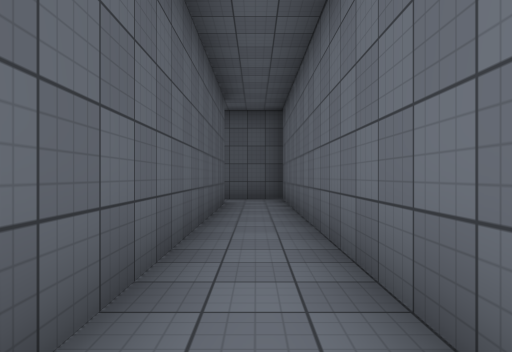
[1] (above)

16 first-person views from a walk through a Unity game level. The camera is 1.3 m above the floor, looks level and sees 70° across. The floor is counted in squares, 2 m on a side. Each view is taken from the middle of a square. On the plan, view 1 faces up. The plan holds only what a view shows up to about 11 squares ahead; the rest is blank. The place goes on beyond the plan. Door leaves are left out, so doorways stand open. Surface patterns are stand-ins for the level's own textures.

[2]
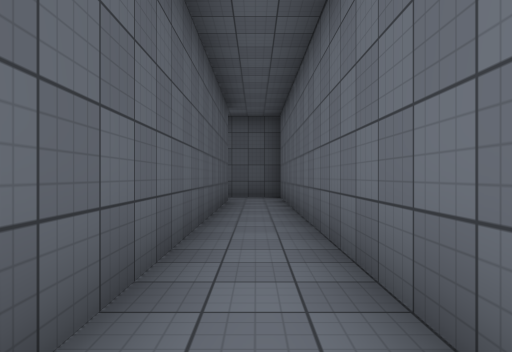

[3]
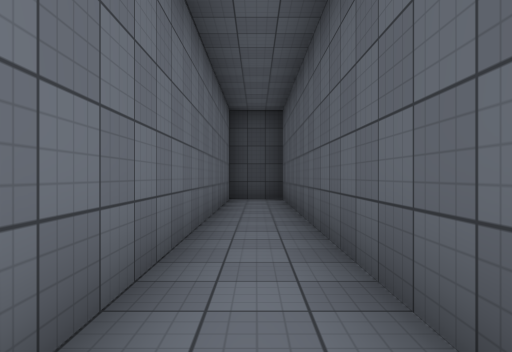

[4]
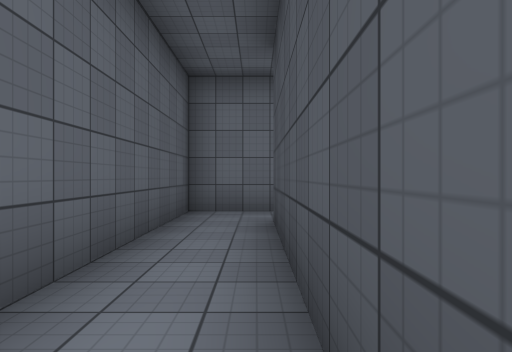

[5]
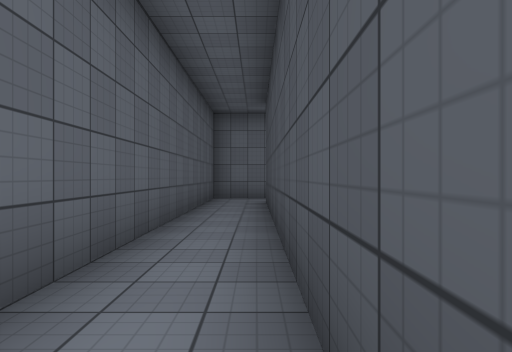

[6]
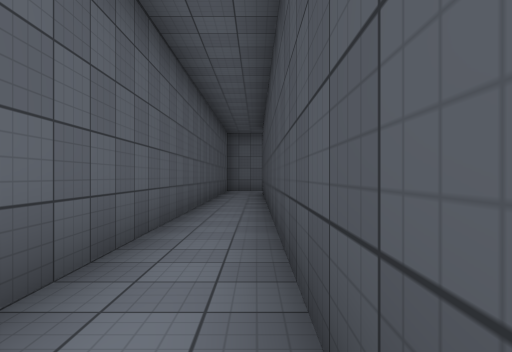

[7]
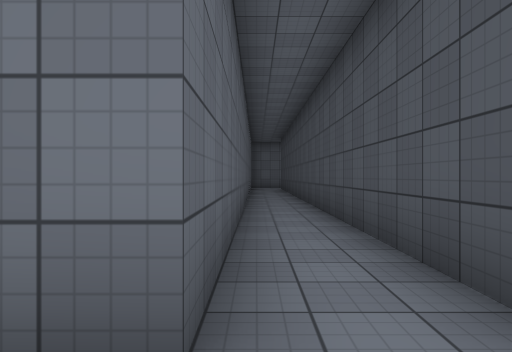

[8]
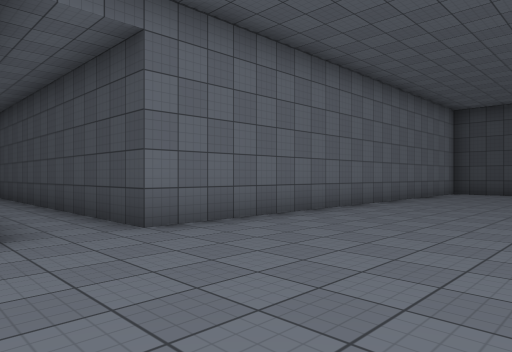

[9]
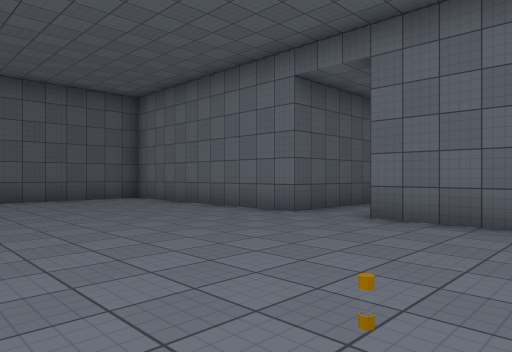

[10]
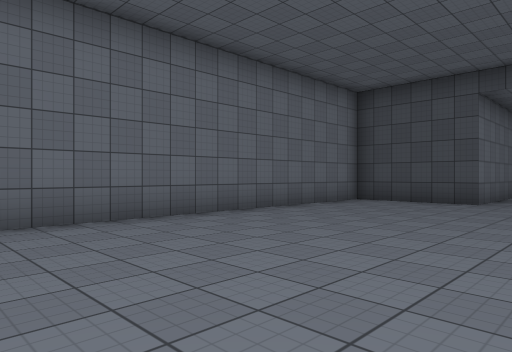

[11]
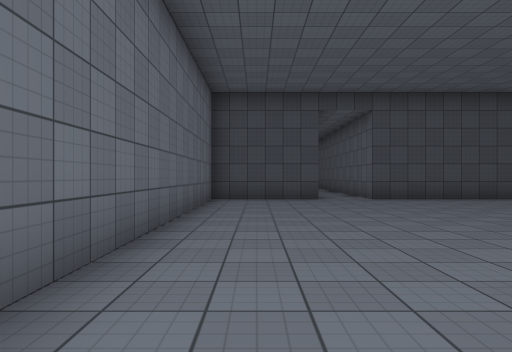

[12]
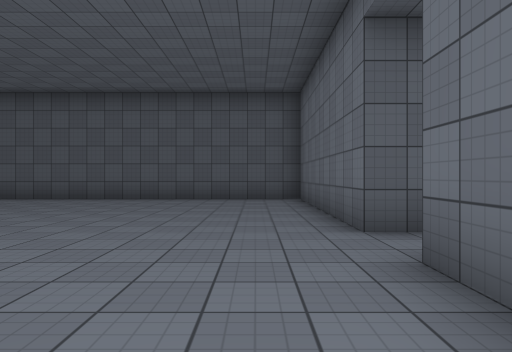

[13]
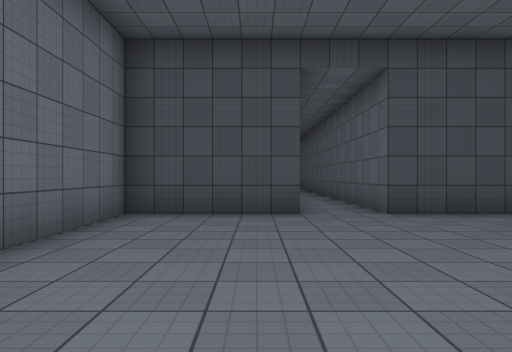

[14]
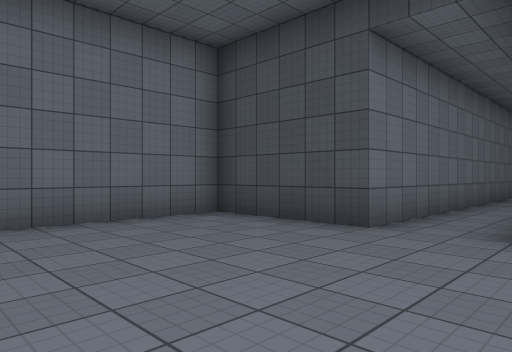

[15]
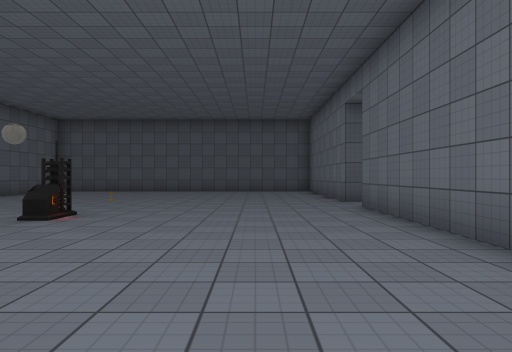

[16]
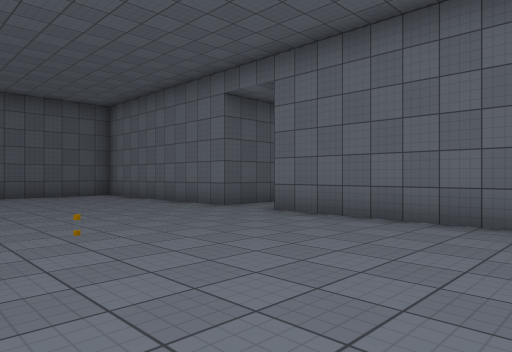

### Floor plan
Points are (right, up) in squares from view 1. A wall is a line through its corners. A room is listed if a view was taken in it or the views show most of it. See-through windows are left out.
Room 1 (views 1, 2, 3, 4, 5, 6)
walls: (-17.8, 8.7) (-0.7, 8.7) (-0.7, -1.2) (0.8, -1.2) (0.8, 10.2) (-17.8, 10.2)
ways out: open door at (-18, 9.5) to room 2
Room 2 (views 7, 8, 9, 10, 11, 12, 13, 14, 15, 16)
walls: (-23.5, -3.3) (-22.3, -3.3) (-22.3, -8); (-17.8, 10.2) (-17.8, 16.2) (-23.5, 16.2); (-20.8, -11.8) (-20.8, -3.3) (-17.8, -3.3) (-17.8, 8.7)
ways out: open door at (-18, 9.5) to room 1
objects: other object (-23, 7); other object (-22, 6)

Where each view was taken, in squares from view 1:
view 1: 0 up, 0 right, facing up
view 2: 1 down, 0 right, facing up
view 3: 9 up, 0 right, facing down
view 4: 9 up, 6 left, facing right
view 5: 9 up, 10 left, facing right
view 6: 9 up, 15 left, facing right
view 7: 10 up, 19 left, facing right
view 8: 11 up, 22 left, facing down-right
view 9: 6 up, 23 left, facing up-right
view 10: 6 up, 23 left, facing down-right
view 11: 7 up, 19 left, facing down
view 12: 6 up, 19 left, facing up
view 13: 3 up, 20 left, facing down
view 14: 1 up, 23 left, facing down-right
view 15: 1 up, 20 left, facing up
view 16: 4 up, 23 left, facing up-right
